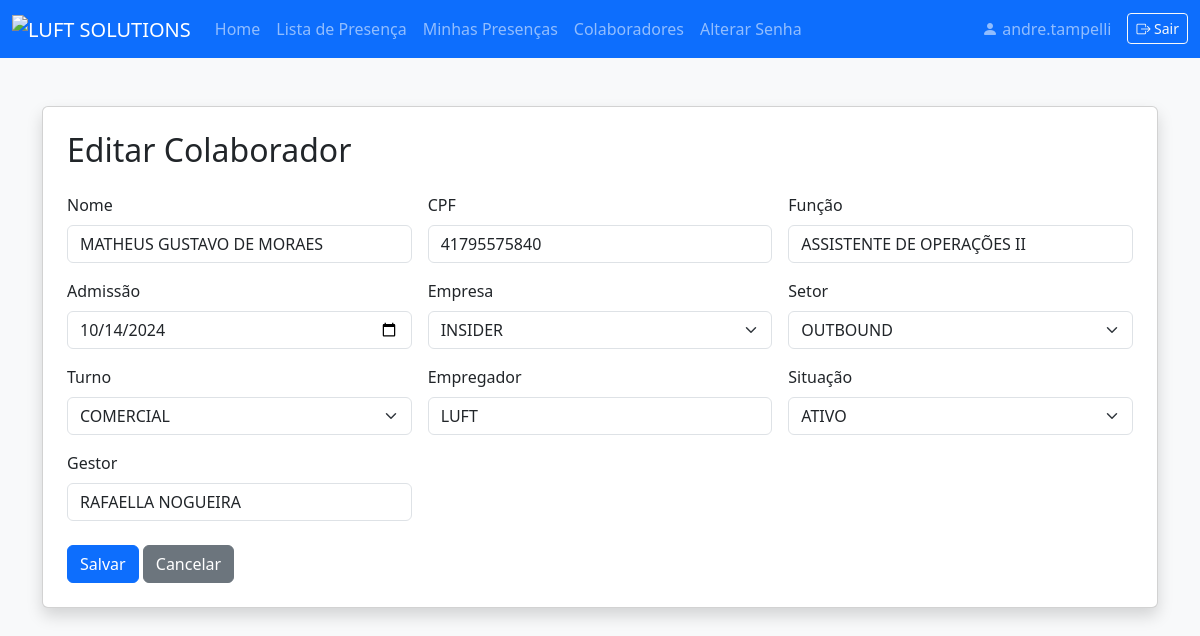
Before: /edit_colaborador/17 (signed in) with the older database file.
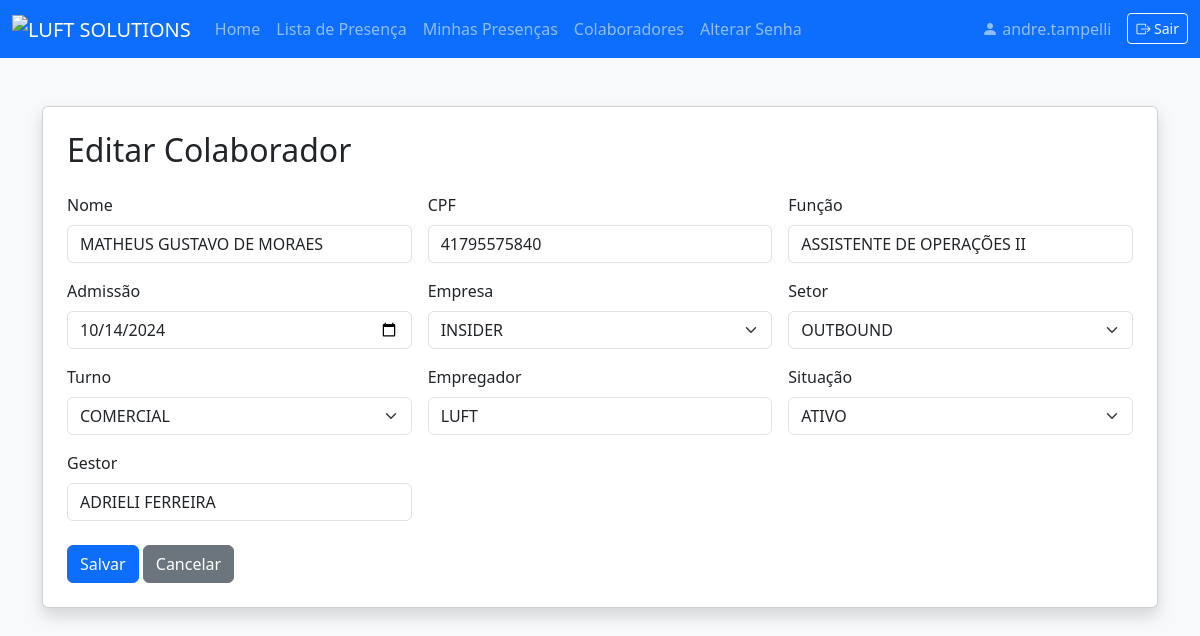
After: the same page with the newer database file.
### models.py (models this page shows)
class Colaborador(db.Model):
    id = db.Column(db.Integer, primary_key=True)
    nome = db.Column(db.String(150), nullable=False)
    cpf = db.Column(db.String(14), unique=True, nullable=False)
    funcao = db.Column(db.String(100))
    admissao = db.Column(db.String(30), nullable=False)
    setor_id = db.Column(db.Integer, db.ForeignKey('setor.id'))
    empresa_id = db.Column(db.Integer, db.ForeignKey('empresa.id'))
    turno = db.Column(db.String(30))
    empregador = db.Column(db.String(150))
    situacao = db.Column(db.String(50))
    gestor = db.Column(db.String(150))
    setor = db.relationship('Setor')
    empresa = db.relationship('Empresa')

class Empresa(db.Model):
    id = db.Column(db.Integer, primary_key=True)
    nome = db.Column(db.String(100), unique=True, nullable=False)

class Setor(db.Model):
    id = db.Column(db.Integer, primary_key=True)
    nome = db.Column(db.String(100), unique=True, nullable=False)

### app.py (the view, shortened to what this page needs)
@app.route('/edit_colaborador/<int:colaborador_id>', methods=['GET', 'POST'])
@login_required
def edit_colaborador(colaborador_id):
    if not has_permission(g.user, 'can_access_colaboradores'):
        flash('Sem acesso.')
        return redirect(url_for('index'))
    colaborador = Colaborador.query.get_or_404(colaborador_id)
    empresas = Empresa.query.order_by(Empresa.nome).all()
    setores = Setor.query.order_by(Setor.nome).all()
    return render_template(
        'edit_colaborador.html',
        colaborador=colaborador,
        empresas=empresas,
        setores=setores,
        user=g.user
    )

### app.py (called while the page is built)
@app.after_request
def add_no_cache_headers(response):
    response.headers['Cache-Control'] = 'no-store, no-cache, must-revalidate, private'
    response.headers['Pragma'] = 'no-cache'
    response.headers['Expires'] = '0'
    return response

@app.before_request
def load_logged_in_user():
    user_id = session.get('user_id')
    g.user = None
    if user_id is not None:
        g.user = User.query.get(user_id)
    public_routes = ['login', 'static', 'home']
    if not g.user and request.endpoint not in public_routes:
        flash('Faça login para acessar esta página.')
        return redirect(url_for('login', next=request.url))

def login_required(f):
    @wraps(f)
    def decorated_function(*args, **kwargs):
        if g.user is None:
            flash('Faça login para acessar esta página.')
            return redirect(url_for('login', next=request.url))
        return f(*args, **kwargs)
    return decorated_function

def has_permission(user, perm_field):
    if not user:
        return False
    if user.username == MASTER_USER:
        return True
    perm = Permission.query.filter_by(role=user.role).first()
    return getattr(perm, perm_field, False) if perm else False

### templates/edit_colaborador.html (shortened to what the changed rows need)
<!DOCTYPE html>
<html lang="pt-br">
<head>
    <link href="https://cdn.jsdelivr.net/npm/bootstrap@5.3.3/dist/css/bootstrap.min.css" rel="stylesheet">
</head>
<body class="bg-light">
    {% include 'navbar.html' %}
    <div class="container py-4">
        <div class="card shadow p-4 mb-4">
            <h2 class="mb-4">Editar Colaborador</h2>
            <form method="POST">
                <div class="row g-3">
                    <div class="col-md-4">
                        <label for="nome" class="form-label">Nome</label>
                        <input type="text" class="form-control" id="nome" name="nome" value="{{ colaborador.nome }}" required>
                    </div>
                    <div class="col-md-4">
                        <label for="cpf" class="form-label">CPF</label>
                        <input type="text" class="form-control" id="cpf" name="cpf" value="{{ colaborador.cpf }}" required>
                    </div>
                    <div class="col-md-4">
                        <label for="funcao" class="form-label">Função</label>
                        <input type="text" class="form-control" id="funcao" name="funcao" value="{{ colaborador.funcao }}">
                    </div>
                    <div class="col-md-4">
                        <label for="admissao" class="form-label">Admissão</label>
                        <input type="date" class="form-control" id="admissao" name="admissao" value="{{ colaborador.admissao }}" required>
                    </div>
                    <div class="col-md-4">
                        <label for="empresa" class="form-label">Empresa</label>
                        <select class="form-select" id="empresa" name="empresa_id" required>
                            {% for empresa in empresas %}
                              <option value="{{ empresa.id }}" {% if colaborador.empresa_id == empresa.id %}selected{% endif %}>{{ empresa.nome }}</option>
                            {% endfor %}
                        </select>
                    </div>
                    <div class="col-md-4">
                        <label for="setor" class="form-label">Setor</label>
                        <select class="form-select" id="setor" name="setor_id" required>
                            {% for setor in setores %}
                              <option value="{{ setor.id }}" {% if colaborador.setor_id == setor.id %}selected{% endif %}>{{ setor.nome }}</option>
                            {% endfor %}
                        </select>
                    </div>
                    <div class="col-md-4">
                        <label for="turno" class="form-label">Turno</label>
                        <select class="form-select" id="turno" name="turno" required>
                            <option value="COMERCIAL" {% if colaborador.turno == 'COMERCIAL' %}selected{% endif %}>COMERCIAL</option>
                        </select>
                    </div>
                    <div class="col-md-4">
                        <label for="empregador" class="form-label">Empregador</label>
                        <input type="text" class="form-control" id="empregador" name="empregador" value="{{ colaborador.empregador }}">
                    </div>
                    <div class="col-md-4">
                        <label for="situacao" class="form-label">Situação</label>
                        <select class="form-select" id="situacao" name="situacao" required>
                            <option value="ATIVO" {% if colaborador.situacao == 'ATIVO' %}selected{% endif %}>ATIVO</option>
                        </select>
                    </div>
                    <div class="col-md-4">
                        <label for="gestor" class="form-label">Gestor</label>
                        <input type="text" class="form-control" id="gestor" name="gestor" value="{{ colaborador.gestor }}">
                    </div>
                </div>
            </form>
        </div>
    </div>
</body>
</html>

Changed rows visible on the page:
changed Colaborador "MATHEUS GUSTAVO DE MORAES": gestor "RAFAELLA NOGUEIRA" → "ADRIELI FERREIRA"
